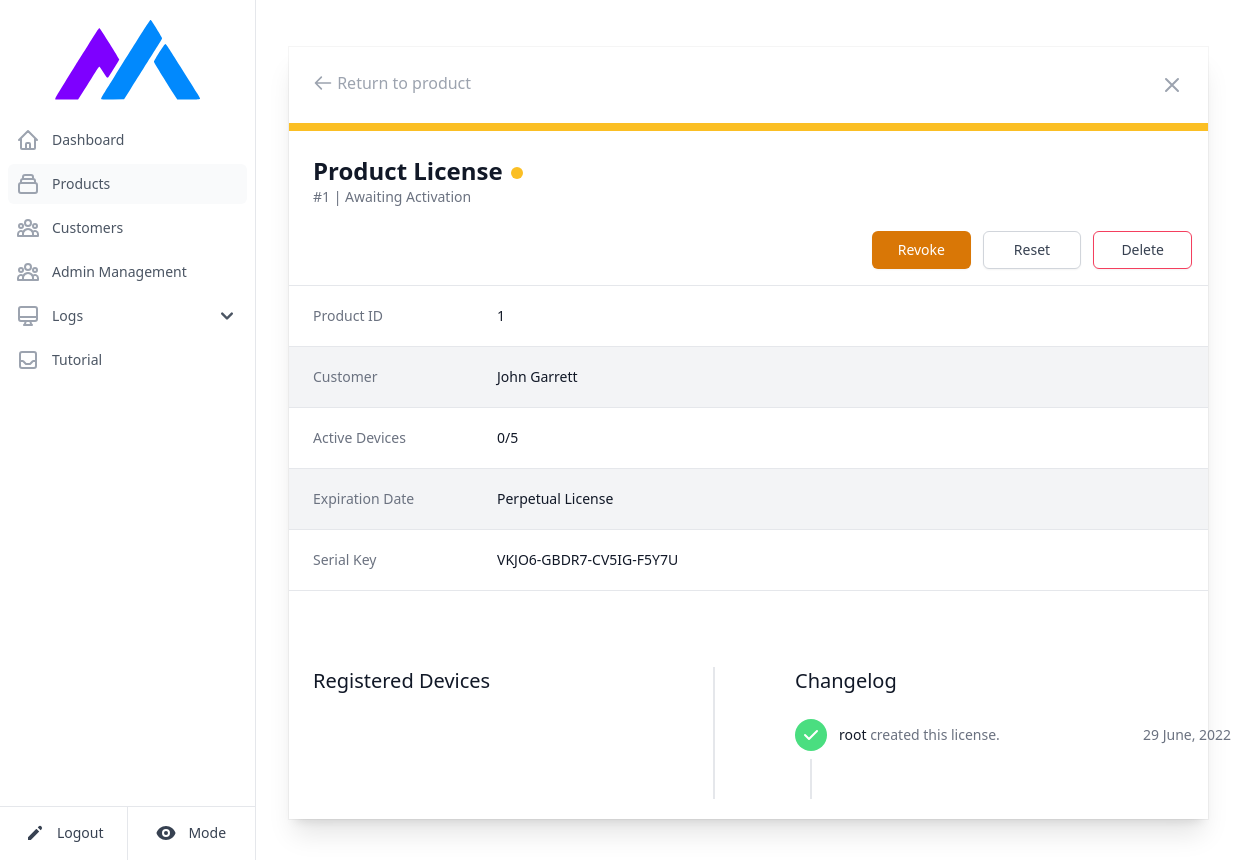
The page /licenses/1 (signed in) on the database its author committed.
### bin/models.py (models this page shows)
class Key(db.Model):
    __tablename__ = "key"
    id = db.Column(db.Integer, primary_key=True)
    productid = db.Column(db.Integer, db.ForeignKey('product.id', ondelete="cascade"), nullable=False)
    clientid = db.Column(db.Integer, db.ForeignKey('client.id', ondelete="cascade"), nullable=False)
    serialkey = db.Column( db.String(100), unique = True)
    maxdevices = db.Column( db.Integer )
    devices = db.Column( db.Integer )
    status = db.Column( db.Integer )
    expirydate = db.Column( db.Integer, nullable=False)
    registrations = db.relationship('Registration', cascade='all,delete', backref='key')
    changelogs = db.relationship('Changelog', cascade='all,delete', backref='key')

class Client(db.Model):
    __tablename__ = "client"
    id = db.Column(db.Integer, primary_key = True)
    name = db.Column( db.String(100) )
    email = db.Column( db.String(100), unique = True)
    phone = db.Column( db.String(20) )
    country = db.Column( db.String(50) )
    registrydate = db.Column( db.Integer, nullable=False)
    keys = db.relationship('Key', cascade='all,delete', backref='client')

class Changelog(db.Model):
    __tablename__ = "changeLog"
    id = db.Column( db.Integer, primary_key=True )
    keyID = db.Column( db.Integer, db.ForeignKey('key.id', ondelete="cascade"), nullable=True )
    userid = db.Column( db.Integer, db.ForeignKey('user.id', ondelete='SET NULL'), nullable=True )
    timestamp = db.Column( db.Integer, nullable=False )
    action = db.Column( db.String(40) )
    description = db.Column( db.String(200), nullable=False, default='' )

class User(UserMixin, db.Model):
    __tablename__ = "user"
    id = db.Column( db.Integer, primary_key=True )
    email = db.Column( db.String(100), unique=True )
    password = db.Column( db.String(150) )
    name = db.Column( db.String(100), unique=True )
    owner = db.Column( db.Boolean, default = False )
    disabled = db.Column( db.Boolean, default = False )
    timestamp = db.Column( db.Integer, nullable = False )
    changelogs = db.relationship('Changelog', cascade='all,delete', backref='user')

### bin/main.py (the view)
@main.route('/licenses/<licenseid>')
@login_required
def licenseDisplay(licenseid):
    return LicenseHandler.displayLicense(licenseid)

### bin/databaseAPI.py (called while the page is built)
def getKeyAndClient(keyid):
    if( not ( isinstance(keyid, int) or keyid.isnumeric() ) ):
        raise Exception("Invalid input - Denying database querying!")
    return db.engine.execute("""
    SELECT * FROM key JOIN (select id as cid, name from client) ON cid = key.clientid where Key.id = """ + str(keyid)
    ).fetchone()

def getKeyLogs(keyid):
    return db.session.query(Changelog, User.name).join(User, User.id == Changelog.userid).filter(Changelog.keyID == keyid).all()

def getKeyHWIDs(keyID):
    return Registration.query.filter_by(keyID = keyID).all()

### bin/handlers/licenses.py (called while the page is built)
def displayLicense(licenseID):
    if( not str(licenseID).isnumeric() ):
        return Utils.render404("License not found", "Sorry, but the license you have entered is invalid ...")
    try:
        license = DBAPI.getKeyAndClient(licenseID)
        changelog = DBAPI.getKeyLogs(licenseID)
        changelog.reverse()
        devices = DBAPI.getKeyHWIDs(licenseID)
    except Exception:
        return Utils.render404("Unknown Error", "Sorry, but there was an error acquiring the data from the database ...")
    if( license == None ):
        return Utils.render404("License not found", "Sorry, but the license you have entered does not exist ...")
    return render_template('license.html', license = license, changelog = changelog, devices = devices, mode = request.cookies.get('mode'))

### bin/templates/license.html (shortened to what this page needs)
{% extends "base.html" %}
{% block second %}text-gray-600 bg-gray-50 dark:bg-gray-700{% endblock %}
{% block content %}
<main>
    <div class="bg-white block sm:flex items-center justify-between lg:mt-1.5 border border-neutral-100 dark:bg-slate-900 dark:border-slate-700">
		<div class="w-full flex flex-col bg-white shadow-xl dark:bg-slate-900">
			<div class="px-6 py-6">
			   <div class="flex items-start justify-between">
					<div>
						<a href="{{ url_for('main.productDisplay', productid = license.productid) }}">
							<button type="button" class="bg-white rounded-md text-gray-400 hover:text-gray-500 focus:ring-2 focus:ring-sky-500 dark:bg-slate-900 dark:text-gray-300">
								<h3>
									<svg xmlns="http://www.w3.org/2000/svg" class="h-5 w-5 inline mb-1" fill="none" viewBox="0 0 24 24" stroke="currentColor" stroke-width="2">
										<path stroke-linecap="round" stroke-linejoin="round" d="M10 19l-7-7m0 0l7-7m-7 7h18" />
									</svg>
									Return to product
								</h3>
							</button>
						</a>
					</div>
				  	<div class="ml-3 h-7 flex items-center">
					 	<button type="button" class="bg-white rounded-md text-gray-400 hover:text-gray-500 focus:ring-2 focus:ring-sky-500 dark:bg-slate-900 dark:text-gray-300">
							<svg class="h-6 w-6" xmlns="http://www.w3.org/2000/svg" fill="none" viewBox="0 0 24 24" stroke="currentColor" aria-hidden="true">
						   		<path stroke-linecap="round" stroke-linejoin="round" stroke-width="2" d="M6 18L18 6M6 6l12 12" />
							</svg>
					 	</button>
				  </div>
			   </div>
			 </div>
			 <div class="divide-y divide-gray-200 border-b border-gray-200">
			   	<div class="pb-4">
				{% if license.status == 0 %}
					<div class="bg-amber-400 h-2"></div>
				{% elif license.status == 1 %}
					<div class="bg-green-400 h-2"></div>
				{% else %}
					<div class="bg-red-700 h-2"></div>
				{% endif %}
				<div class="flow-root">
				   <div class="mt-6 ml-6 flex-1">
					 <div>
					   <div class="flex items-center">
						 <h3 class="font-bold text-xl text-gray-900 sm:text-2xl dark:text-gray-100">Product License</h3>
						 {% if license.status == 0 %}
							<span class="ml-2 bg-amber-400 flex-shrink-0 inline-block h-3 w-3 rounded-full mt-1">
							</span>
						 {% elif license.status == 1 %}
							<span class="ml-2 bg-green-400 flex-shrink-0 inline-block h-3 w-3 rounded-full mt-1">
								<span class="sr-only">Active</span>
							</span>
						 {% else %}
							<span class="ml-2 bg-red-700 flex-shrink-0 inline-block h-3 w-3 rounded-full mt-1">
								<span class="sr-only">Revoked</span>
							</span>
						 {% endif %}
					   </div>
					   <p class="text-sm text-gray-500">#{{license.id}} | {% if license.status == 0 %} Awaiting Activation {% elif license.status == 1 %} Active {% else %} Revoked {% endif %}</p>
					 </div>
					 <div class="mt-6 flex flex-wrap justify-end space-y-3 sm:space-y-0 sm:space-x-3 w-80 float-right mr-4">
						{% if license.status != 2 %}
							<button data-modal-toggle="confirmation-modal" type="button" class="action-button flex-shrink-0 w-full inline-flex items-center justify-center px-4 py-2 border border-transparent rounded-md shadow-sm text-sm font-medium text-white bg-amber-600 hover:bg-amber-700 focus:outline-none focus:ring-2 focus:ring-offset-2 focus:ring-indigo-500 sm:flex-1">Revoke</button>
						{% endif %}
						<button data-modal-toggle="confirmation-modal" type="button" class="action-button flex-1 w-full inline-flex items-center justify-center px-4 py-2 border border-gray-300 rounded-md shadow-sm text-sm font-medium text-gray-700 bg-white hover:bg-gray-50 focus:outline-none focus:ring-2 focus:ring-offset-2 focus:ring-indigo-500">Reset</button>
						<button data-modal-toggle="confirmation-modal" type="button" class="action-button flex-1 w-full inline-flex items-center justify-center px-4 py-2 border border-rose-500 rounded-md shadow-sm text-sm font-medium text-gray-700 bg-white hover:bg-rose-500 hover:text-white focus:outline-none focus:ring-2 focus:ring-offset-2 focus:ring-indigo-500">Delete</button>
					 </div>
				   </div>
				 </div>
			   </div>
			   <div class="px-4 sm:px-0 sm:py-0">
				 <dl class="sm:divide-y sm:divide-gray-200 sm:space-y-0 dark:divide-slate-700">
					<div class="sm:flex sm:px-6 sm:py-5">
						<dt class="text-sm font-medium text-gray-500 sm:w-40 sm:flex-shrink-0 w-48">Product ID</dt>
						<dd class="mt-1 text-sm text-gray-900 sm:mt-0 sm:ml-6 sm:col-span-2 dark:text-gray-300">
						   <p>{{license.productid}}</p>
						</dd>
					 </div>
					 <div class="sm:flex sm:px-6 sm:py-5 bg-gray-100 dark:bg-slate-800">
						<dt class="text-sm font-medium text-gray-500 sm:w-40 sm:flex-shrink-0 w-48">Customer</dt>
						<dd class="mt-1 text-sm text-gray-900 sm:mt-0 sm:ml-6 sm:col-span-2 dark:text-gray-300">
						   <p>{{license.name}}</p>
						</dd>
					 </div>
					 <div class="sm:flex sm:px-6 sm:py-5">
						<dt class="text-sm font-medium text-gray-500 sm:w-40 sm:flex-shrink-0 w-48">Active Devices</dt>
						<dd class="mt-1 text-sm text-gray-900 sm:mt-0 sm:ml-6 sm:col-span-2 dark:text-gray-300">
						   <p>{{license.devices}}/{{license.maxdevices}}</p>
						</dd>
					 </div>
					 <div class="sm:flex sm:px-6 sm:py-5 bg-gray-100 dark:bg-slate-800">
						<dt class="text-sm font-medium text-gray-500 sm:w-40 sm:flex-shrink-0 w-48">Expiration Date</dt>
						<dd class="mt-1 text-sm text-gray-900 sm:mt-0 sm:ml-6 sm:col-span-2 dark:text-gray-300 timestamp">
						</dd>
					 </div>
					 <div class="flex px-6 py-5">
						<dt class="text-sm font-medium text-gray-500 sm:w-40 sm:flex-shrink-0 w-48">Serial Key</dt>
						<dd class="mt-1 text-sm text-gray-900 sm:mt-0 sm:ml-6 sm:col-span-2 w-80 dark:text-gray-300">{{license.serialkey}}</dd>
					 </div>
				  </dl>
			   </div>
			</div>
			 <div class="mt-10 py-5">
			   <div class="mt-4 flex justify-start divide-x-2 dark:divide-slate-600">
				  <div class="ml-6 mr-20">
					<h1 class="text-xl font-medium text-gray-900 dark:text-gray-200">Registered Devices</h1>
				  </div>
				  <div class="pl-20 flow-root">
					<h1 class="text-xl font-medium text-gray-900 dark:text-gray-200">Changelog</h1>
					<ul role="list" class="mt-6 mb-4">
						{% for log, username in changelog %}
					   		<li>
								<div class="relative pb-8">
								<span class="absolute top-4 left-4 -ml-px h-full w-0.5 bg-gray-200 dark:bg-slate-600" aria-hidden="true"></span>
								<div class="relative flex space-x-3">
									<div>
										{% if log.action == 'CreatedKey' %}
											<span class="h-8 w-8 rounded-full bg-green-400 flex items-center justify-center ring-8 ring-white dark:ring-slate-600">
												<svg xmlns="http://www.w3.org/2000/svg" class="h-5 w-5 text-white" viewBox="0 0 20 20" fill="currentColor">
													<path fill-rule="evenodd" d="M16.707 5.293a1 1 0 010 1.414l-8 8a1 1 0 01-1.414 0l-4-4a1 1 0 011.414-1.414L8 12.586l7.293-7.293a1 1 0 011.414 0z" clip-rule="evenodd" />
												</svg>
											</span>
										{% endif %}
									</div>
									<div class="min-w-0 flex-1 pt-1.5 flex justify-between space-x-4">
									<div>
										{% if log.action == 'CreatedKey' %}
											<p class="text-sm text-gray-500 w-72"><a class="font-medium text-gray-900">{{username}}</a> created this license.</p>
										{% elif log.action == 'RevokedKey' %}
											<p class="text-sm text-gray-500 w-72"><a class="font-medium text-gray-900">{{username}}</a> revoked this license.</p>
										{% elif log.action == 'ReactivatedKey' %}
											<p class="text-sm text-gray-500 w-72"><a class="font-medium text-gray-900">{{username}}</a> reactivated this license.</p>
										{% elif log.action == 'ResetKey' %}
											<p class="text-sm text-gray-500 w-72"><a class="font-medium text-gray-900">{{username}}</a> reset this license.</p>
										{% elif log.action.startswith('UnlinkedHWID') %}
											<p class="text-sm text-gray-500 w-72"><a class="font-medium text-gray-900">{{username}}</a> unlinked '{{log.action.split('$$$')[1]}}' device.</p>
										{% endif %}
									</div>
									<div class="text-right text-sm whitespace-nowrap text-gray-500">
										<time class="timestamp">{{log.timestamp}}</time>
									</div>
									</div>
								</div>
								</div>
					   		</li>
						{% endfor %}
					 </ul>
				   </div>
			   	</div>
			</div>
		   </div>
		 </div>
	   </div>
	 </main>
	</div>
{% endblock %}

### rows shown on the page
Key: id "1", productid "1", devices "0", maxdevices "5", serialkey "VKJO6-GBDR7-CV5IG-F5Y7U"
Client: name "John Garrett"
Changelog: action "CreatedKey" (drawn), name "root"
